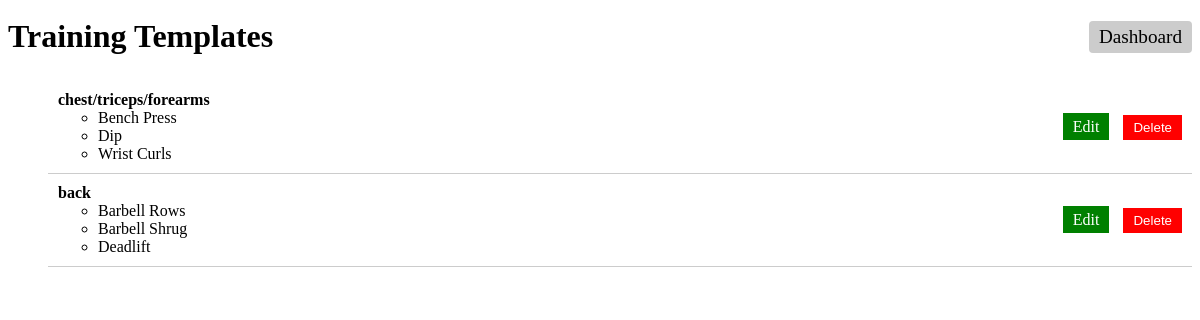
Page /training-templates/ on the committed database.
### training_templates/models.py (models this page shows, shortened)
class TrainingTemplate(models.Model):
    name = models.CharField(max_length=100)
    exercises = models.ManyToManyField(Exercise, through='ExerciseOrder')

class ExerciseOrder(models.Model):
    training_template = models.ForeignKey(TrainingTemplate, on_delete=models.CASCADE)
    exercise = models.ForeignKey(Exercise, on_delete=models.CASCADE)
    order = models.PositiveIntegerField()
    class Meta:
        ordering = ['order']

### exercises/models.py (models this page shows, shortened)
class Exercise(models.Model):
    name = models.CharField(max_length=100)
    main_body_part = models.ForeignKey(BodyPart, on_delete=models.CASCADE, related_name='main_body_exercises')
    additional_body_parts = models.ManyToManyField(BodyPart, related_name='additional_body_exercises', blank=True)
    class Meta:
        ordering = ['name']  # Specify ordering by name

### training_templates/views.py (the view)
# urls.py: path('', training_template_list, name='training_template_list'),
def training_template_list(request):
    templates = TrainingTemplate.objects.all()
    template_exercises = [(template, ExerciseOrder.objects.filter(training_template=template).order_by('order'))
                          for template in templates]
    return render(request, 'training_templates/training_template_list.html', {'template_exercises': template_exercises})

### training_templates/templates/training_templates/training_template_list.html (shortened to what this page needs)
<!DOCTYPE html>
<html>
<head>
    {% load static %}
    <link rel="stylesheet" type="text/css" href="{% static 'training_templates/styles.css' %}">
</head>
<body>
    <div class="header">
        <h1>Training Templates</h1>
        <a href="/" class="dashboard-link">Dashboard</a>
    </div>
    <ul>
        {% for template, exercises_in_order in template_exercises %}
            <li class="list-item">
                <div>
                    <strong>{{ template.name }}</strong>
                    <ul>
                        {% for exercise_order in exercises_in_order %}
                            <li>{{ exercise_order.exercise.name }}</li>
                        {% endfor %}
                    </ul>
                </div>
                <div>
                    <a href="{% url 'edit_training_template' template.id %}" class="button edit-button">Edit</a>
                    <form method="post" action="{% url 'delete_template' template.id %}" style="display:inline;">
                        <button type="submit" class="button delete-button">Delete</button>
                    </form>
                </div>
            </li>
        {% endfor %}
    </ul>
</body>
</html>

### training_templates/static/training_templates/styles.css (style rules this page uses)
.header { display: flex; align-items: center; justify-content: space-between; padding: 10px 0; }
.header h1 { margin: 0; }
.header .dashboard-link { text-decoration: none; color: #000; font-size: 1.2em; background-color: #ccc; padding: 5px 10px; border-radius: 4px; }
.button { margin-left: 10px; padding: 5px 10px; border: none; color: white; cursor: pointer; }
.edit-button { background-color: green; text-decoration: none; }
.delete-button { background-color: red; }
.list-item { display: flex; justify-content: space-between; align-items: center; padding: 10px; border-bottom: 1px solid #ccc; }

### rows in the picture
TrainingTemplate: name "chest/triceps/forearms"
ExerciseOrder: exercise.name "Bench Press"
ExerciseOrder: exercise.name "Dip"
ExerciseOrder: exercise.name "Wrist Curls"
TrainingTemplate: name "back"
ExerciseOrder: exercise.name "Barbell Rows"
ExerciseOrder: exercise.name "Barbell Shrug"
ExerciseOrder: exercise.name "Deadlift"
